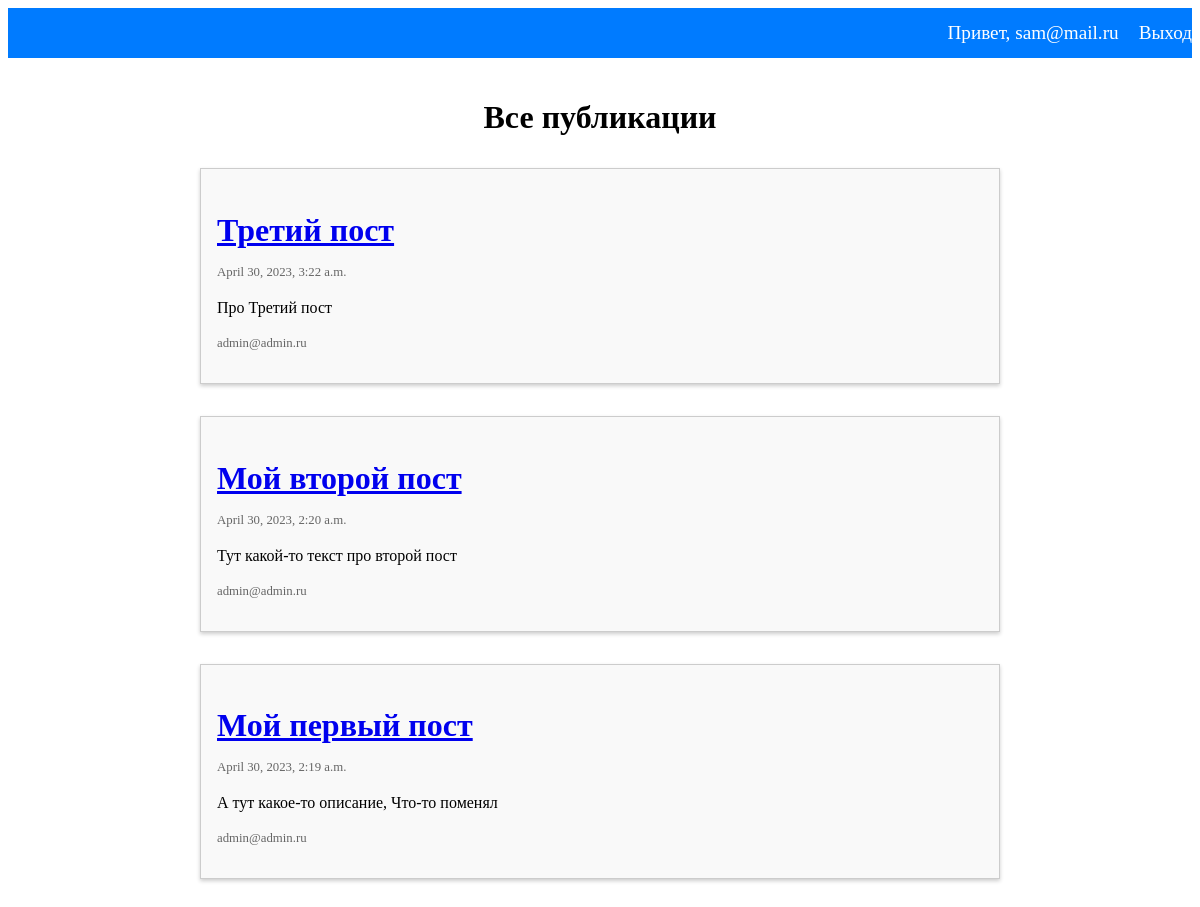
The app's page / (signed in) with its own data.
### users/models.py (models this page shows)
class CustomUser(AbstractBaseUser, PermissionsMixin):
    email = models.EmailField(_('email address'), unique=True)
    is_staff = models.BooleanField(default=False)
    is_active = models.BooleanField(default=True)
    date_joined = models.DateTimeField(default=timezone.now)
    USERNAME_FIELD = 'email'
    REQUIRED_FIELDS = []
    objects = CustomUserManager()
    def __str__(self):
        return self.email

### blog/models.py (models this page shows, shortened)
class Post(models.Model):
    title = models.CharField(max_length=255)
    text = models.TextField()
    created_date = models.DateTimeField(auto_now_add=True)
    author = models.ForeignKey(CustomUser, on_delete=models.CASCADE)

### blog/views.py (the view)
# urls.py: path('', PostListView.as_view(), name='post_list'),
class PostListView(ListView):
    model = Post
    context_object_name = 'posts'
    template_name = 'blog/post_list.html'

### blog/templates/blog/post_list.html (shortened to what this page needs)
{% extends 'blog/base.html' %}
{% block body %}
<h1 class="main-heading">
  Все публикации
</h1>
<ul class="post-list">
  {% for post in posts|dictsortreversed:"created_date" %}
  <li class="post">
    <h2 class="post-title">
      <a href="{% url 'blog:post_detail' pk=post.pk %}">
        {{ post.title }}
      </a>
    </h2>
    <p class="post-date">
      {{ post.created_date }}
    </p>
    <p class="post-text">
      {{ post.text }}
    </p>
    <p class="post-author">
      {{ post.author }}
    </p>
  </li>
  {% endfor %}
</ul>
{% endblock %}

### blog/templates/blog/base.html (shortened to what this page needs)
<!DOCTYPE html>
<html lang="ru">
<head>
  {% load static %}
  <link rel="stylesheet" type="text/css" href="{% static 'css/style.css' %}">
</head>
<body>
  <ul class="nav-list">
    {% if user.is_authenticated %}
    <li class="nav-item nav-link">Привет, {{ user.email }}</li>
    <li class="nav-item"><a class="nav-link" href="{% url 'users:logout' %}">Выход</a></li>
    {% else %}
    <li class="nav-item"><a class="nav-link" href="{% url 'users:login' %}">Вход</a></li>
    <li class="nav-item"><a class="nav-link" href="{% url 'users:user_create' %}">Регистрация</a></li>
    {% endif %}
  </ul>
  <div class="content-container">
    {% block body %}
    {% endblock %}
  </div>
</body>
</html>

### static/css/style.css (style rules this page uses)
.nav-list { margin: 0; padding: 0; list-style-type: none; display: flex; justify-content: flex-end; align-items: center; background-color: #007bff; height: 50px; }
.nav-item { margin-left: 20px; }
.nav-link { color: #fff; text-decoration: none; font-size: 1.2em; }
.content-container { max-width: 800px; margin: 0 auto; padding: 20px; }
.main-heading { font-size: 2rem; text-align: center; margin-bottom: 2rem; }
.post-list { list-style: none; margin: 0; padding: 0; }
.post { margin-bottom: 2rem; border: 1px solid #ccc; padding: 1rem; background-color: #f9f9f9; box-shadow: 0 2px 4px rgba(0, 0, 0, 0.2); }
.post-title { font-size: 1.5rem; margin-bottom: 1rem; }
.post-date { font-size: 0.8rem; color: #666; margin-bottom: 0.5rem; }
.post-text { font-size: 1rem; line-height: 1.5; margin-bottom: 1rem; }
.post-author { font-size: 0.8rem; color: #666; }
.post-title { font-size: 2rem; margin-bottom: 1rem; }
.post-author { font-size: 0.8rem; color: #666; margin-bottom: 1rem; }

### records on screen
CustomUser: email "sam@mail.ru"
Post: title "Третий пост", created_date "April 30, 2023, 3:22 a.m.", text "Про Третий пост", author "admin@admin.ru"
Post: title "Мой второй пост", created_date "April 30, 2023, 2:20 a.m.", text "Тут какой-то текст про второй пост", author "admin@admin.ru"
Post: title "Мой первый пост", created_date "April 30, 2023, 2:19 a.m.", text "А тут какое-то описание, Что-то поменял", author "admin@admin.ru"
